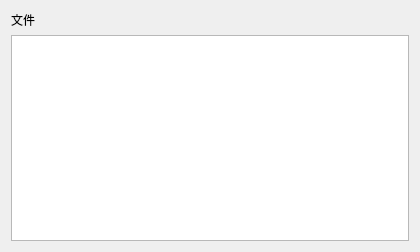
<?xml version="1.0" encoding="UTF-8"?>
<ui version="4.0">
 <class>DragFileInterface</class>
 <widget class="QWidget" name="DragFileInterface">
  <property name="geometry">
   <rect>
    <x>0</x>
    <y>0</y>
    <width>420</width>
    <height>252</height>
   </rect>
  </property>
  <property name="windowTitle">
   <string>Form</string>
  </property>
  <layout class="QVBoxLayout" name="verticalLayout">
   <item>
    <widget class="QLabel" name="label">
     <property name="text">
      <string>文件</string>
     </property>
    </widget>
   </item>
   <item>
    <widget class="QListWidget" name="fileListWidget"/>
   </item>
  </layout>
 </widget>
 <resources/>
 <connections/>
</ui>
